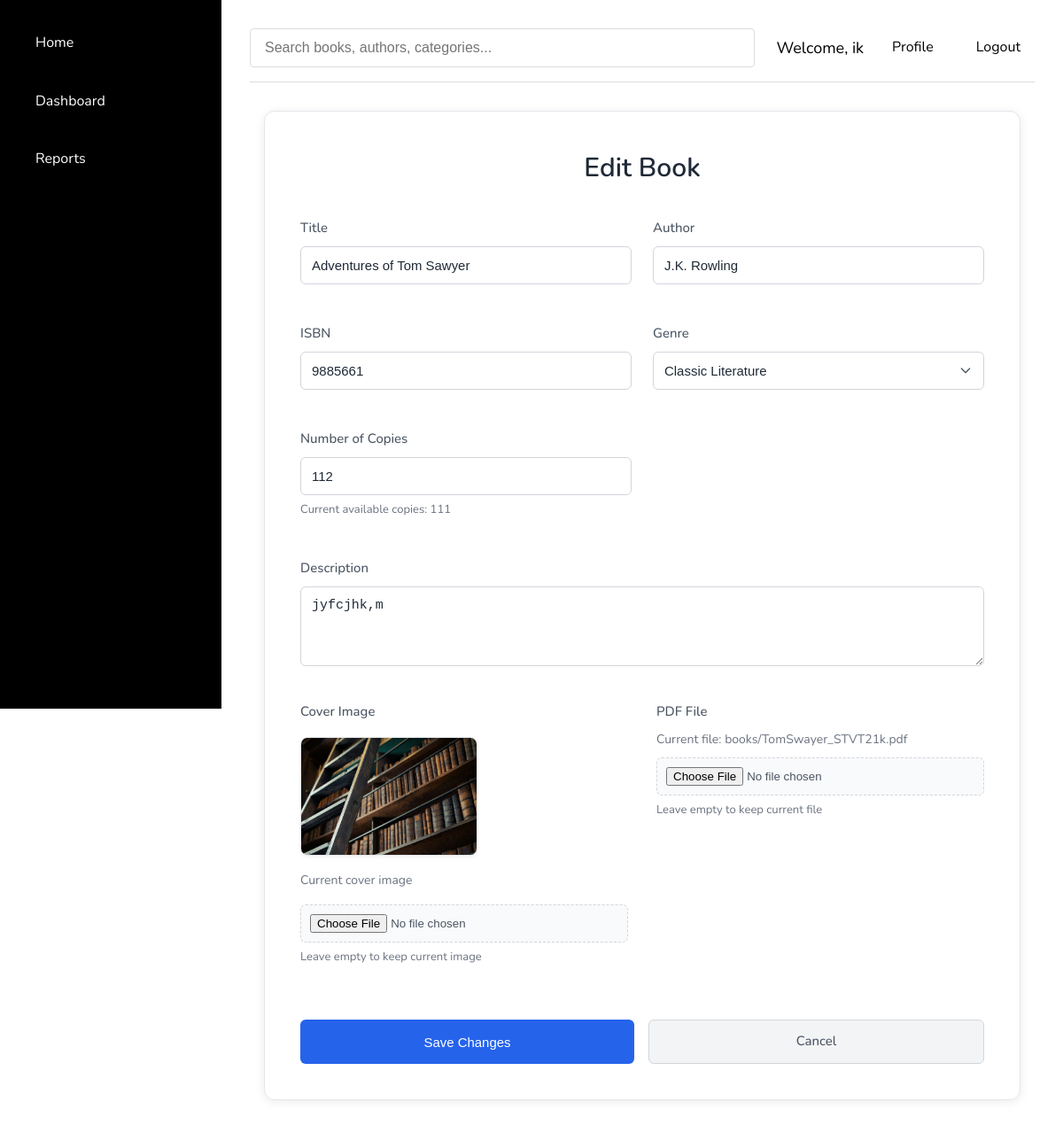
Page /librarian/book/8/edit/ (signed in) on the earlier database version.
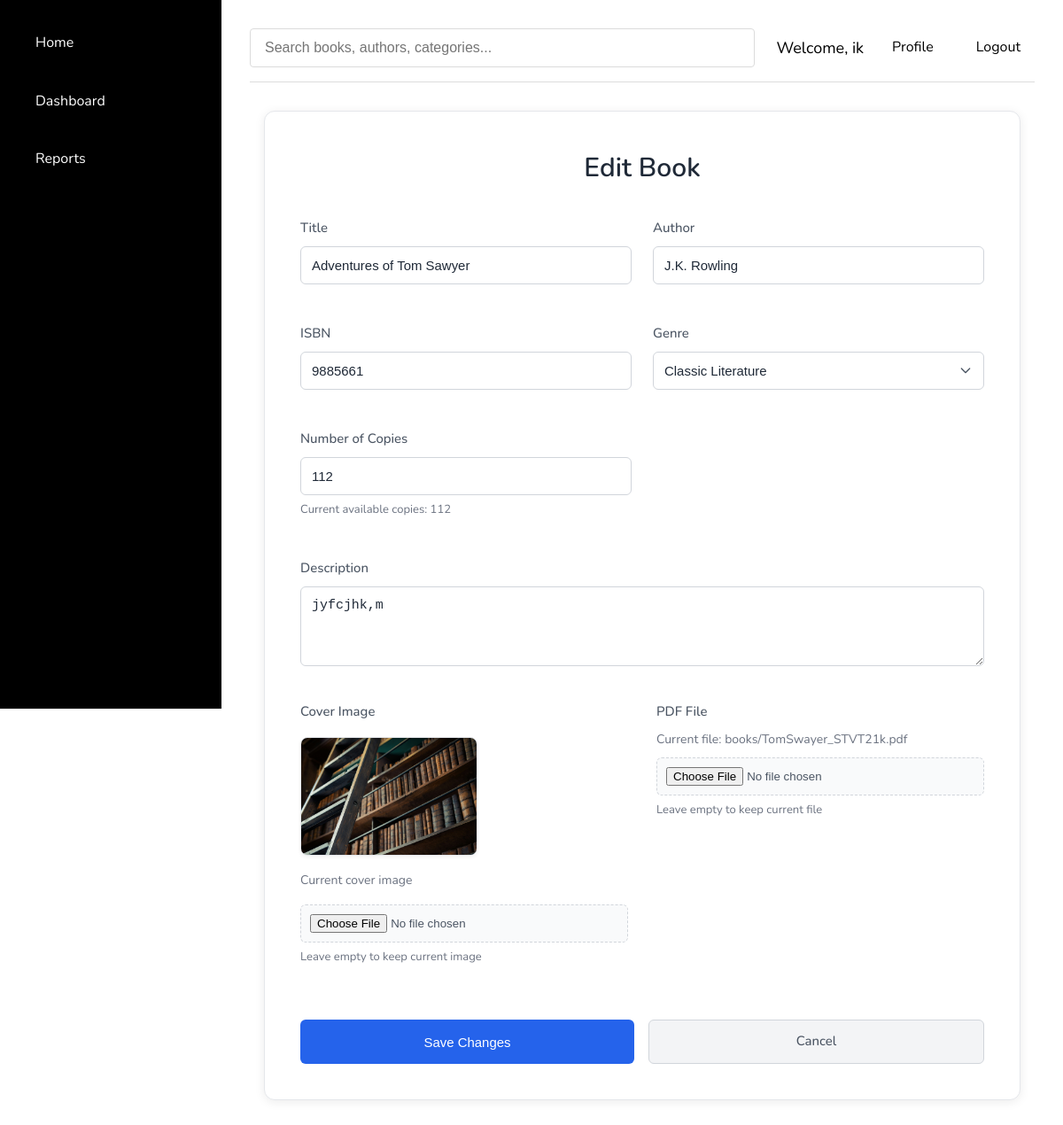
Same page on the later database version.
### catalog/models.py (models this page shows, shortened)
class Book(models.Model):
    title = models.CharField(max_length=200)
    author = models.CharField(max_length=200)
    isbn = models.CharField(max_length=13, unique=True)
    genre = models.CharField(max_length=100)
    description = models.TextField()
    cover_image = models.ImageField(upload_to='covers/', null=True, blank=True)
    pdf_file = models.FileField(upload_to='books/')
    total_copies = models.PositiveIntegerField(default=1)
    available_copies = models.PositiveIntegerField(default=1)
    created_at = models.DateTimeField(auto_now_add=True)
    updated_at = models.DateTimeField(auto_now=True)
    class Meta:
        verbose_name = 'Book'
        verbose_name_plural = 'Books'

### librarian/views.py (the view, shortened to what this page needs)
# urls.py: path('book/<int:pk>/edit/', views.edit_book, name='edit_book'),
@user_passes_test(is_librarian)
def edit_book(request, pk):
    book = get_object_or_404(Book, pk=pk)
    return render(request, 'librarian/edit_book.html', {'book': book})

### librarian/views.py (called while the page is built)
def is_librarian(user):
    return user.is_authenticated and user.is_staff

### librarian/templates/librarian/edit_book.html (shortened to what this page needs)
{% extends 'catalog/layout.html' %}
{% block content %}
<div class="auth-container">
    <div class="card">
        <h2>Edit Book</h2>
        <form method="post" enctype="multipart/form-data" class="form">
            <div class="form-grid">
                <div class="form-group">
                    <label for="title">Title</label>
                    <input type="text" name="title" id="title" value="{{ book.title }}" required>
                </div>
                <div class="form-group">
                    <label for="author">Author</label>
                    <input type="text" name="author" id="author" value="{{ book.author }}" required>
                </div>
                <div class="form-group">
                    <label for="isbn">ISBN</label>
                    <input type="text" name="isbn" id="isbn" value="{{ book.isbn }}" required>
                </div>
                <div class="form-group">
                    <label for="genre">Genre</label>
                    <select name="genre" id="genre" required>
                        <optgroup label="Literature">
                            <option value="Classic Literature" {% if book.genre == 'Classic Literature' %}selected{% endif %}>Classic Literature</option>
                        </optgroup>
                    </select>
                </div>
                <div class="form-group">
                    <label for="total_copies">Number of Copies</label>
                    <input type="number" name="total_copies" id="total_copies" min="1" value="{{ book.total_copies }}" required>
                    <small class="help-text">Current available copies: {{ book.available_copies }}</small>
                </div>
            </div>
            <div class="form-group full-width">
                <label for="description">Description</label>
                <textarea name="description" id="description" rows="4" required>{{ book.description }}</textarea>
            </div>
            <div class="file-upload-grid">
                <div class="form-group">
                    <label for="cover_image">Cover Image</label>
                    {% if book.cover_image %}
                        <div class="current-image">
                            <img src="{{ book.cover_image.url }}" alt="{{ book.title }}" class="thumbnail">
                            <p class="current-file">Current cover image</p>
                        </div>
                    {% endif %}
                    <div class="file-input-wrapper">
                        <input type="file" name="cover_image" id="cover_image" accept="image/*">
                        <small class="help-text">Leave empty to keep current image</small>
                    </div>
                </div>
                <div class="form-group">
                    <label for="pdf_file">PDF File</label>
                    {% if book.pdf_file %}
                        <p class="current-file">Current file: {{ book.pdf_file.name }}</p>
                    {% endif %}
                    <div class="file-input-wrapper">
                        <input type="file" name="pdf_file" id="pdf_file" accept="application/pdf">
                        <small class="help-text">Leave empty to keep current file</small>
                    </div>
                </div>
            </div>
            <div class="form-actions">
                <button type="submit" class="btn btn-primary">Save Changes</button>
                <a href="{% url 'librarian_dashboard' %}" class="btn btn-secondary">Cancel</a>
            </div>
        </form>
    </div>
</div>
{% endblock %}

Differences in the rows shown:
changed Book "books/TomSwayer_STVT21k.pdf": available_copies "111" → "112"
